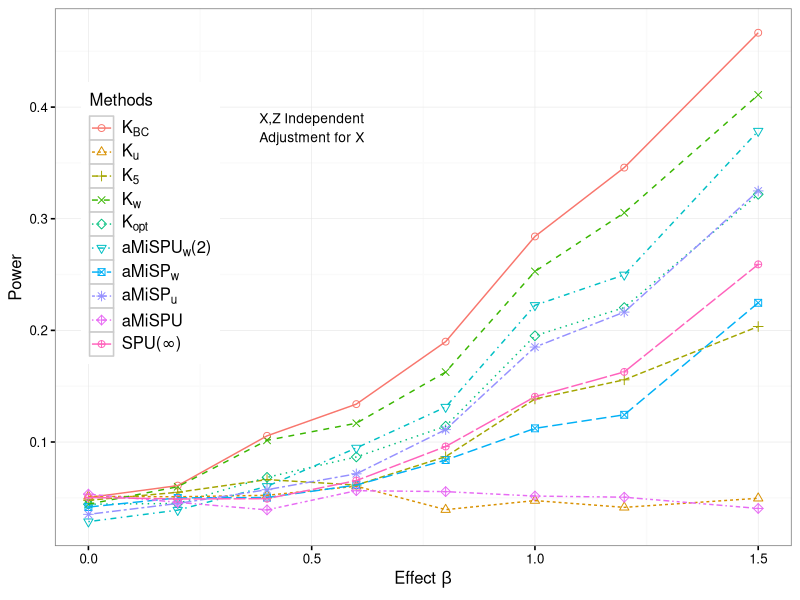

Write the R code that produced this figure.
setwd("/Users/chong/Google Drive/SWAK/simulation/swak-10-27/results")

library(xtable)
##
library(ggplot2)
res = read.table("sim18.txt",sep=",")
res[,3] = factor(rep(1:10,times = 8),levels =  1:10)

## create the plot
base_size = 12
base_family = ""
p1 = ggplot(res, aes(x=x, y=power,group = Methods, color = Methods,shape = Methods,linetype = Methods))+ annotate("text", x = 0.5, y = 0.39, label = "X,Z Independent", size = 3.5) +
annotate("text", x = 0.5, y = 0.373, label = "Adjustment for X", size = 3.5) +
scale_shape_manual(values=1:nlevels(res$Methods),breaks = levels(res$Methods),
labels = c(expression(K[BC]),expression(K[u]),expression(K[5]),expression(K[w]),expression(K[opt]),expression(paste(aMiSPU[w],"(2)",sep="")),expression(aMiSP[w]),expression(aMiSP[u]),"aMiSPU",expression(paste("SPU(",infinity,")",sep=""))))+ labs(x=expression(paste("Effect ", beta,sep="")), y="Power")+
geom_point(size = 2) + geom_line(lwd = 0.5) + scale_colour_discrete(breaks = levels(res$Methods),
labels =c(expression(K[BC]),expression(K[u]),expression(K[5]),expression(K[w]),expression(K[opt]),expression(paste(aMiSPU[w],"(2)",sep="")),expression(aMiSP[w]),expression(aMiSP[u]),"aMiSPU",expression(paste("SPU(",infinity,")",sep=""))))+ scale_linetype_discrete(breaks = levels(res$Methods),
labels = c(expression(K[BC]),expression(K[u]),expression(K[5]),expression(K[w]),expression(K[opt]),expression(paste(aMiSPU[w],"(2)",sep="")),expression(aMiSP[w]),expression(aMiSP[u]),"aMiSPU",expression(paste("SPU(",infinity,")",sep="")))) + guides(Methods = guide_legend(ncol = 6, byrow = TRUE)) +theme_grey(base_size = base_size, base_family = base_family) %+replace%
theme(legend.position=c(0.13, .6),legend.text.align = 0 ,axis.text = element_text(size = rel(0.8)), axis.ticks = element_line(colour = "black"),
legend.key = element_rect(colour = "grey80"), panel.background = element_rect(fill = "white",
colour = NA), panel.border = element_rect(fill = NA,
colour = "grey50"), panel.grid.major = element_line(colour = "grey90",
size = 0.2), panel.grid.minor = element_line(colour = "grey98",
size = 0.5), strip.background = element_rect(fill = "grey80",
colour = "grey50", size = 0.2))

p1




